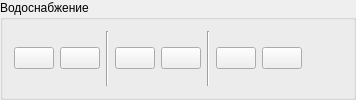
           <widget class="QgsCollapsibleGroupBox" name="mGroupBox_3">
            <property name="title">
             <string>Водоснабжение</string>
            </property>
            <property name="flat">
             <bool>true</bool>
            </property>
            <layout class="QHBoxLayout" name="horizontalLayout_5">
             <item>
              <layout class="QHBoxLayout" name="horizontalLayout_6">
               <item>
                <widget class="QPushButton" name="btnInsertWaterSupplyNetwork">
                 <property name="toolTip">
                  <string>Вставка сетей водоснабжения</string>
                 </property>
                 <property name="text">
                  <string/>
                 </property>
                 <property name="icon">
                  <iconset>
                   <normaloff>:/plugins/GisEC/Icons/add_network.png</normaloff>:/plugins/GisEC/Icons/add_network.png</iconset>
                 </property>
                 <property name="checkable">
                  <bool>true</bool>
                 </property>
                </widget>
               </item>
               <item>
                <widget class="QPushButton" name="btnEditWaterSupplyNetwork">
                 <property name="toolTip">
                  <string>Редактирование сетей водоснабжения</string>
                 </property>
                 <property name="text">
                  <string/>
                 </property>
                 <property name="icon">
                  <iconset>
                   <normaloff>:/plugins/GisEC/Icons/edit_network.png</normaloff>:/plugins/GisEC/Icons/edit_network.png</iconset>
                 </property>
                 <property name="checkable">
                  <bool>true</bool>
                 </property>
                </widget>
               </item>
               <item>
                <widget class="Line" name="line_7">
                 <property name="orientation">
                  <enum>Qt::Vertical</enum>
                 </property>
                </widget>
               </item>
               <item>
                <widget class="QPushButton" name="btnInsertWaterSupplyObjects">
                 <property name="toolTip">
                  <string>Вставка объекта водоснабжения (полигон)</string>
                 </property>
                 <property name="text">
                  <string/>
                 </property>
                 <property name="icon">
                  <iconset>
                   <normaloff>:/plugins/GisEC/Icons/add_object.png</normaloff>:/plugins/GisEC/Icons/add_object.png</iconset>
                 </property>
                 <property name="checkable">
                  <bool>true</bool>
                 </property>
                </widget>
               </item>
               <item>
                <widget class="QPushButton" name="btnEditWaterSupplyObjects">
                 <property name="toolTip">
                  <string>Редактирование объекта водоснабжения (полигон)</string>
                 </property>
                 <property name="text">
                  <string/>
                 </property>
                 <property name="icon">
                  <iconset>
                   <normaloff>:/plugins/GisEC/Icons/edit_object.png</normaloff>:/plugins/GisEC/Icons/edit_object.png</iconset>
                 </property>
                 <property name="checkable">
                  <bool>true</bool>
                 </property>
                </widget>
               </item>
               <item>
                <widget class="Line" name="line_3">
                 <property name="orientation">
                  <enum>Qt::Vertical</enum>
                 </property>
                </widget>
               </item>
               <item>
                <widget class="QPushButton" name="btnInsertWaterSupplyPoints">
                 <property name="toolTip">
                  <string>Вставка объекта водоснабжения (маркер)</string>
                 </property>
                 <property name="text">
                  <string/>
                 </property>
                 <property name="icon">
                  <iconset>
                   <normaloff>:/plugins/GisEC/Icons/add_point.png</normaloff>:/plugins/GisEC/Icons/add_point.png</iconset>
                 </property>
                 <property name="checkable">
                  <bool>true</bool>
                 </property>
                </widget>
               </item>
               <item>
                <widget class="QPushButton" name="btnEditWaterSupplyPoints">
                 <property name="toolTip">
                  <string>Редактирование объекта водоснабжения (маркер)</string>
                 </property>
                 <property name="text">
                  <string/>
                 </property>
                 <property name="icon">
                  <iconset>
                   <normaloff>:/plugins/GisEC/Icons/edit_point.png</normaloff>:/plugins/GisEC/Icons/edit_point.png</iconset>
                 </property>
                 <property name="checkable">
                  <bool>true</bool>
                 </property>
                </widget>
               </item>
               <item>
                <spacer name="horizontalSpacer_3">
                 <property name="orientation">
                  <enum>Qt::Horizontal</enum>
                 </property>
                 <property name="sizeHint" stdset="0">
                  <size>
                   <width>40</width>
                   <height>20</height>
                  </size>
                 </property>
                </spacer>
               </item>
              </layout>
             </item>
            </layout>
           </widget>
